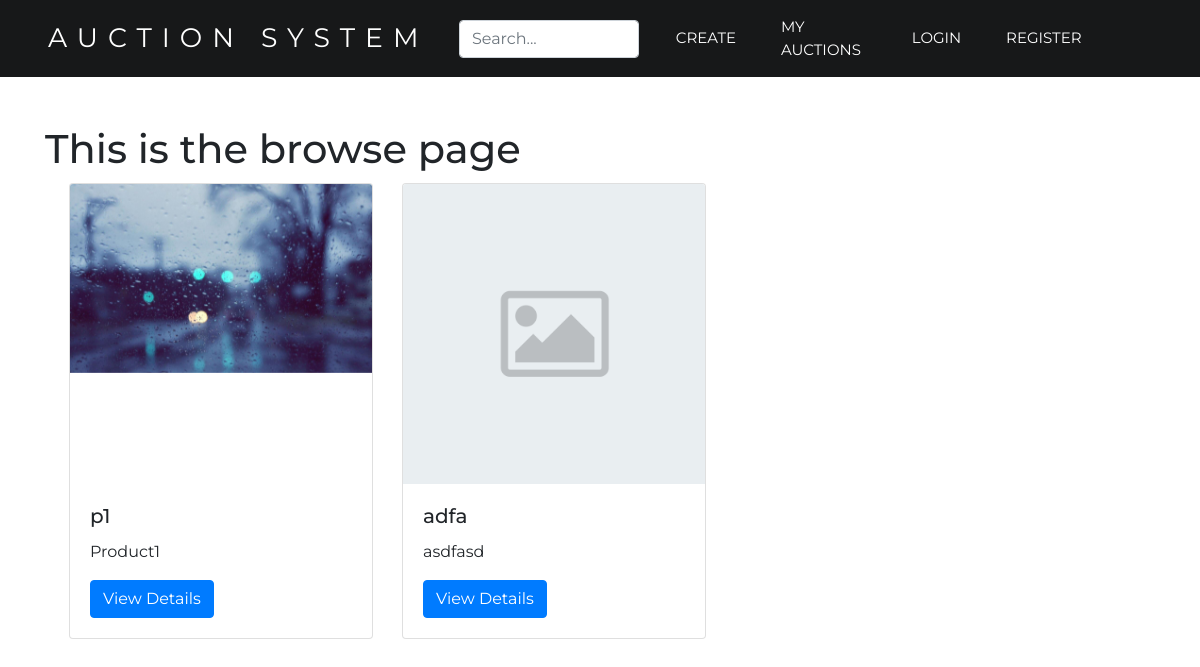
The page /browseAuctions.php on the database its author committed.
### tables this page shows
CREATE TABLE `pictures` (
  `id` int(11) NOT NULL,
  `product` int(11) NOT NULL,
  `picture` varchar(150) NOT NULL
);

CREATE TABLE `products` (
  `id` int(11) NOT NULL,
  `name` varchar(50) NOT NULL,
  `details` varchar(200) NOT NULL,
  `category` varchar(50) NOT NULL
);

### browseAuctions.php (the view, shortened to what this page needs)
<!DOCTYPE html>
<html>
<head>
	<?php include 'head.php'; ?>
</head>
<body>
	<?php include 'header.php'; ?>
	<div class="container">
		<h1>This is the browse page</h1>
	</div>
    <div class="container">
        <div class="row">
            <?php
            try {
                require('connection.php');
                $auctions = $db->prepare("SELECT * FROM auctions WHERE status='active'");
                $auctions->execute();
                $i = 0;
                foreach ($auctions as $auction){
                    $i++;
                    $auctionid = $auction['id'];
                    $productid = $auction['product'];
                    $products = $db->prepare("SELECT * FROM products WHERE id=?");
                    $products->execute(array($productid));
                    $sql = $db->prepare("SELECT picture FROM pictures WHERE product=?");
                    $sql->execute(array($productid));
                    $pictures = $sql->fetchAll();
                    while ($product=$products->fetch()){
                        $name = $product['name'];
                        $details = $product['details'];
                        echo '<div class="col-12 col-lg-3 mx-4">';
                        echo "<div class='card' style='width: 19em;'>";
                        if (!$pictures) {
                            echo "<img src='images/products/default-image.png' class='card-img-top' style='height: 300px;'>";
                        } else {
                            echo '<div id="carousel'.$i.'" class="carousel slide" data-ride="carousel">';
                            echo '<div class="carousel-inner card-img-top" style="height: 300px;">';
                            $first = true;
                            foreach ($pictures as $holder) {
                                $picture = $holder['picture'];
                                if ($first) {
                                    echo '<div class="carousel-item active">';
                                    $first = false;
                                } else {
                                    echo '<div class="carousel-item">';
                                }
                                echo "<img src='$picture' class='d-block w-100' style='min-height: 100%;'>";
                                echo '</div>';
                            }
                            echo '</div>';
                            echo '</div>';
                            echo '<a class="carousel-control-prev" href="#carousel'.$i.'" role="button" data-slide="prev">';
                                echo '<span class="carousel-control-prev-icon" aria-hidden="true"></span>';
                            echo '</a>';
                            echo '<a class="carousel-control-next" href="#carousel'.$i.'" role="button" data-slide="next">';
                                echo '<span class="carousel-control-next-icon" aria-hidden="true"></span>';
                            echo '</a>';
                        }
                        echo "<div class='card-body'>";
                        echo "<h5 class='card-title'>$name</h5>";
                        echo "<p class='card-text'>$details</p>";
                        echo "<a href='viewAuction.php?auctionid=$auctionid' class='btn btn-primary'>View Details</a>";
                        echo "</div>";
                        echo "</div>";
                        echo '</div>';
                        }
                }
            } catch (PDOException $ex) {
                echo $ex->getMessage();
            }
            ?>
        </div>
    </div>
</body>
</html>

### css/custom.css (style rules this page uses)
* { -webkit-box-sizing: border-box; -moz-box-sizing: border-box; box-sizing: border-box; }
body { font-family: 'Montserrat', sans-serif; font-weight: 400; }
h1 { margin-top: 5px; margin-bottom: 10px; }
a, a:hover { text-decoration: none; text-decoration-style: none; }
#index-page #Home .nav-link:hover, #ex-page #Exercises .nav-link:hover, #schedule-page #Schedule .nav-link:hover, #index-page #Home .nav-link:focus, #ex-page #Exercises .nav-link:focus, #schedule-page #Schedule .nav-link:focus, { color: white; }
.navbar-form { position: relative; }
.form-control { width: 100%; }

### rows shown on the page
products: name "p1", details "Product1"
pictures: picture (picture)
products: name "adfa", details "asdfasd"
